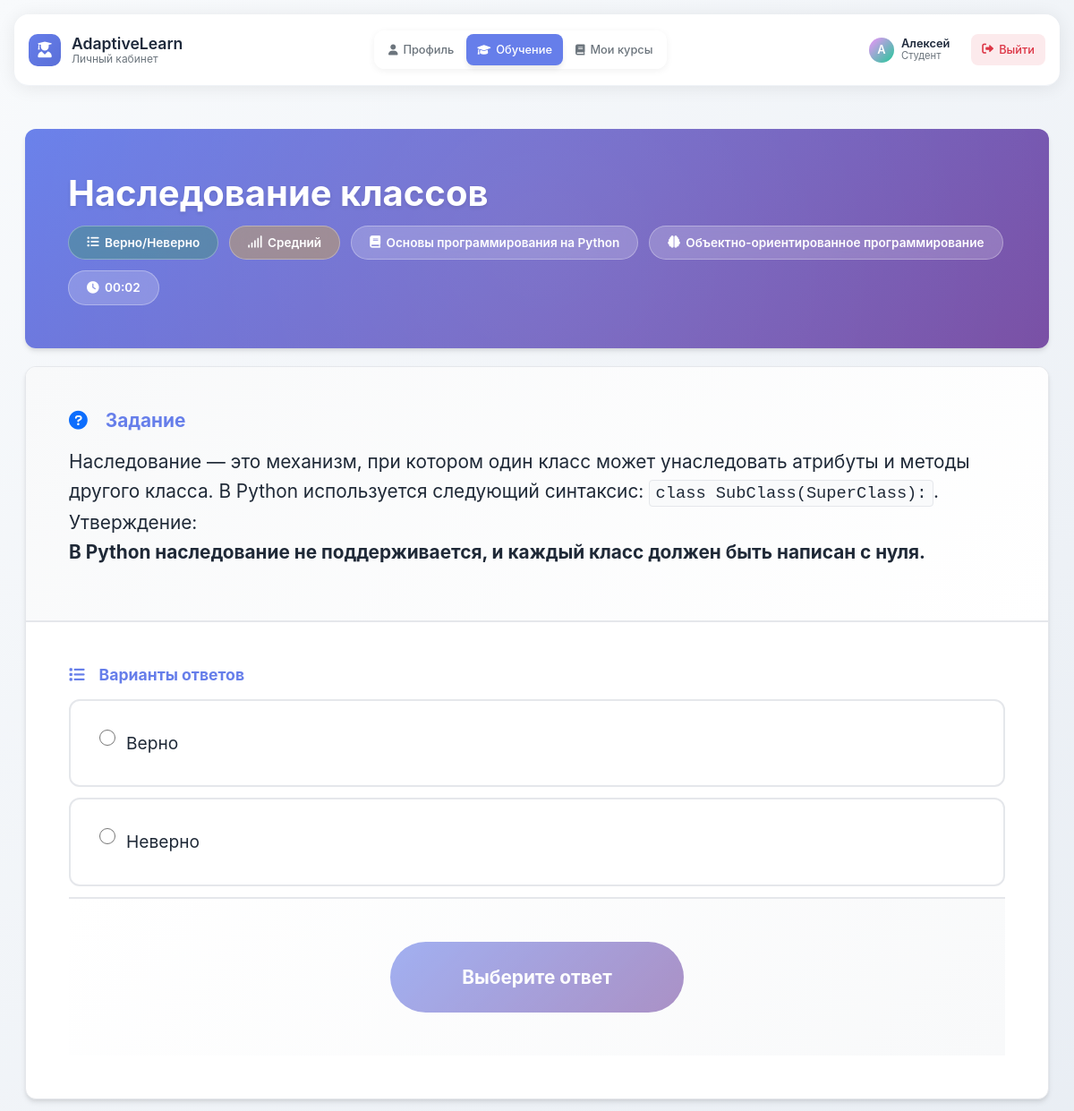
Page /student/learning/ (signed in, upper part) on the earlier database version.
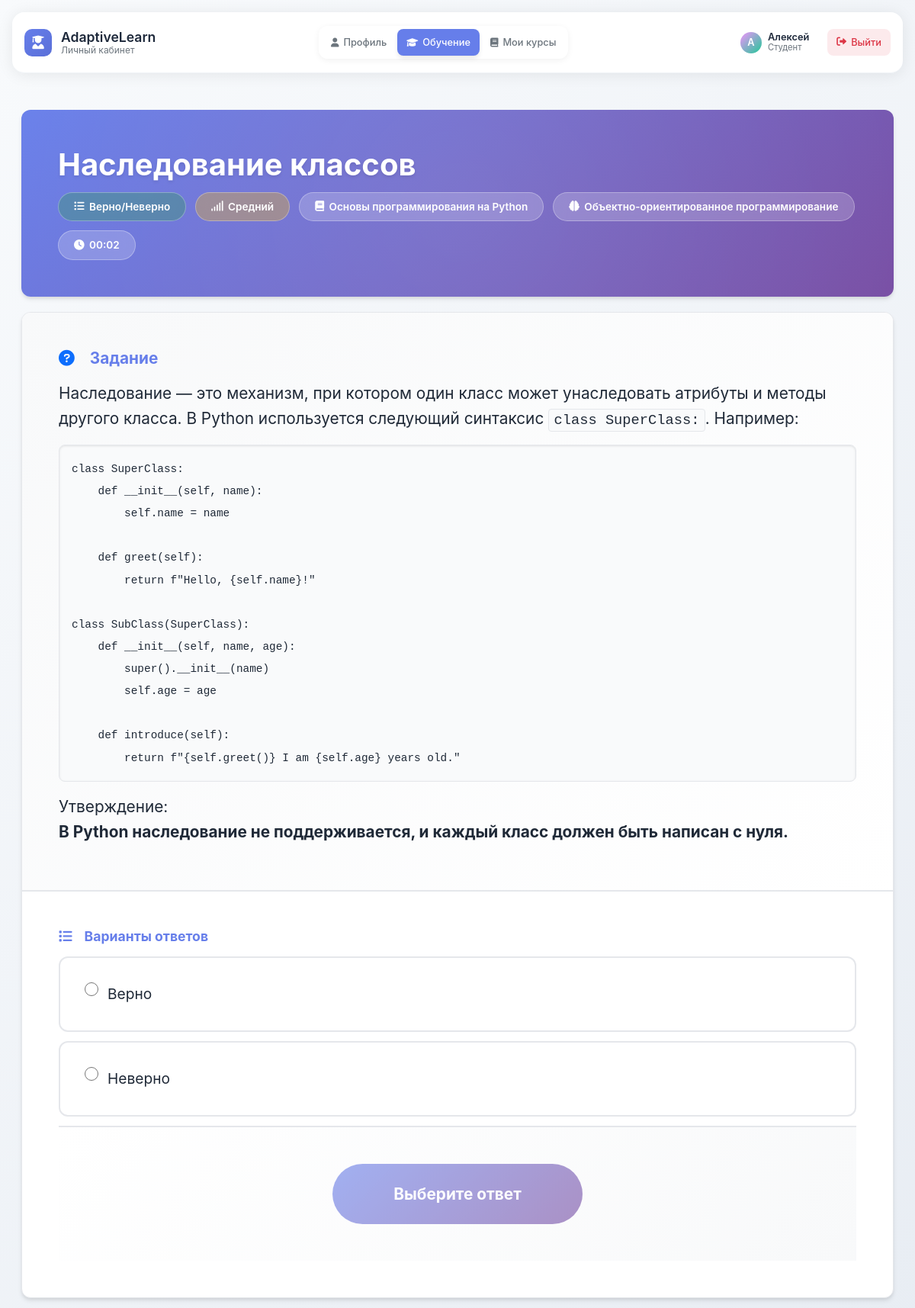
Same page on the later database version.
### methodist/models.py (models this page shows, shortened)
class Task(models.Model):
    title = models.CharField(max_length=255, verbose_name="Название задания")
    task_type = models.CharField(
        max_length=20,
        choices=TaskType.choices,
        default=TaskType.SINGLE_CHOICE,
        verbose_name="Тип задания"
    )
    difficulty = models.CharField(
        max_length=20,
        choices=DifficultyLevel.choices,
        default=DifficultyLevel.BEGINNER,
        verbose_name="Уровень сложности"
    )
    question_text = models.TextField(verbose_name="Формулировка задачи")
    skills = models.ManyToManyField(
        Skill,
        related_name="tasks",
        verbose_name="Связанные навыки"
    )
    courses = models.ManyToManyField(
        Course,
        related_name="tasks",
        verbose_name="Связанные курсы"
    )
    created_at = models.DateTimeField(auto_now_add=True, verbose_name="Дата создания")
    updated_at = models.DateTimeField(auto_now=True, verbose_name="Дата обновления")
    is_active = models.BooleanField(default=True, verbose_name="Активное задание")
    class Meta:
        verbose_name = "Задание"
        verbose_name_plural = "Задания"
        ordering = ["-created_at"]

class TaskAnswer(models.Model):
    task = models.ForeignKey(
        Task,
        on_delete=models.CASCADE,
        related_name="answers",
        verbose_name="Задание"
    )
    text = models.TextField(verbose_name="Текст ответа")
    is_correct = models.BooleanField(default=False, verbose_name="Правильный ответ")
    order = models.IntegerField(default=0, verbose_name="Порядок отображения")
    class Meta:
        verbose_name = "Вариант ответа"
        verbose_name_plural = "Варианты ответов"
        ordering = ["order"]

### student/views.py (the view, shortened to what this page needs)
# urls.py: path('learning/', views.learning_task_view, name='student_learning'),
@login_required
@student_required
def learning_task_view(request, task_id=None):
    try:
        student_profile = request.user.student_profile
    except StudentProfile.DoesNotExist:
        messages.error(request, "Профиль студента не найден.")
        return redirect('student_profile')
    current_recommendation = None
    if task_id:
        from methodist.models import Task
        current_task = get_object_or_404(Task, id=task_id, is_active=True)
        current_recommendation = StudentCurrentRecommendation.objects.filter(
            student=student_profile,
            recommendation__task=current_task
        ).first()
        if not current_recommendation:
            current_recommendation = StudentCurrentRecommendation.objects.filter(
                student=student_profile
            ).first()
        if current_recommendation:
            print(f"📋 Найдена рекомендация для задания {task_id}: ID={current_recommendation.recommendation.id}")
        else:
            print(f"⚠️ Рекомендация для задания {task_id} не найдена")
    else:
        try:
            current_recommendation = StudentCurrentRecommendation.objects.filter(
                student=student_profile
            ).first()
            if current_recommendation:
                current_task = current_recommendation.recommendation.task
        except Exception as e:
            messages.error(request, f"Ошибка при получении рекомендации: {str(e)}")
            return redirect('student_profile')
    if request.method == 'POST':
        return handle_task_submission(request, current_task, student_profile)
    task_answers = current_task.answers.all().order_by('order')
    previous_attempts = TaskAttempt.objects.filter(
        student=student_profile,
        task=current_task
    ).order_by('-completed_at')[:5]  # Последние 5 попыток
    task_skills = current_task.skills.all()
    task_courses = current_task.courses.all()
    prerequisite_skills = []
    dependent_skills = []
    if current_recommendation and current_recommendation.recommendation:
        if current_recommendation.recommendation.prerequisite_skills_snapshot:
            prerequisite_skills_data = current_recommendation.recommendation.prerequisite_skills_snapshot
            print(f"Prerequisites data type: {type(prerequisite_skills_data)}")
            print(f"Prerequisites data: {prerequisite_skills_data}")
            if isinstance(prerequisite_skills_data, list):
                for skill in prerequisite_skills_data:
                    if isinstance(skill, dict):
                        if 'skill_name' in skill:
                            prerequisite_skills.append(skill['skill_name'])
                        elif 'name' in skill:
                            prerequisite_skills.append(skill['name'])
                        else:
                            for key, value in skill.items():
                                if isinstance(value, str) and 'skill' in key.lower():
                                    prerequisite_skills.append(value)
                                    break
                    else:
                        prerequisite_skills.append(str(skill))
            elif isinstance(prerequisite_skills_data, dict):
                for key, value in prerequisite_skills_data.items():
                    if isinstance(value, dict) and 'skill_name' in value:
                        prerequisite_skills.append(value['skill_name'])
                    else:
                        prerequisite_skills.append(key)
        if current_recommendation.recommendation.dependent_skills_snapshot:
            dependent_skills_data = current_recommendation.recommendation.dependent_skills_snapshot
            print(f"Dependent data type: {type(dependent_skills_data)}")
            print(f"Dependent data: {dependent_skills_data}")
            if isinstance(dependent_skills_data, list):
                for skill in dependent_skills_data:
                    if isinstance(skill, dict):
                        if 'skill_name' in skill:
                            dependent_skills.append(skill['skill_name'])
                        elif 'name' in skill:
                            dependent_skills.append(skill['name'])
                        else:
                            for key, value in skill.items():
                                if isinstance(value, str) and 'skill' in key.lower():
                                    dependent_skills.append(value)
                                    break
                    else:
                        dependent_skills.append(str(skill))
            elif isinstance(dependent_skills_data, dict):
                for key, value in dependent_skills_data.items():
                    if isinstance(value, dict) and 'skill_name' in value:
                        dependent_skills.append(value['skill_name'])
                    else:
                        dependent_skills.append(key)
    task_started_at = timezone.now().isoformat()
    context = {
        'current_task': current_task,
        'task_answers': task_answers,
        'previous_attempts': previous_attempts,
        'task_skills': task_skills,
        'task_courses': task_courses,
        'current_recommendation': current_recommendation,
        'student_profile': student_profile,
        'task_started_at': task_started_at,
        'prerequisite_skills': prerequisite_skills,
        'dependent_skills': dependent_skills,
    }
    return render(request, 'student/learning_task.html', context)

### student/templatetags/markdown_filters.py (called while the page is built)
@register.filter(name='markdown_inline')
def markdown_inline_filter(text):
    if not text:
        return ''
    md = markdown.Markdown(
        extensions=[
            'markdown.extensions.nl2br',      # Переводы строк -> <br>
        ]
    )
    html = md.convert(text)
    inline_tags = ['strong', 'b', 'em', 'i', 'u', 'del', 'code', 'a', 'br']
    inline_attributes = {
        'a': ['href', 'title', 'target'],
        'code': ['class'],
    }
    clean_html = bleach.clean(
        html,
        tags=inline_tags,
        attributes=inline_attributes,
        strip=True
    )
    clean_html = clean_html.replace('<code>', '<code class="markdown-code-inline">')
    clean_html = clean_html.replace('<a ', '<a class="markdown-link-inline" ')
    return mark_safe(clean_html)

### student/templates/student/learning_task.html (shortened to what this page needs)
{% extends 'student/base.html' %}
{% load static %}
{% load student_filters %}
{% load markdown_filters %}
{% block extra_css %}
<link rel="stylesheet" href="{% static 'student/css/base.css' %}">
<link rel="stylesheet" href="{% static 'student/css/task.css' %}">
<link rel="stylesheet" href="{% static 'student/css/answers.css' %}">
<link rel="stylesheet" href="{% static 'student/css/sidebar.css' %}">
<link rel="stylesheet" href="{% static 'student/css/responsive.css' %}">
<link rel="stylesheet" href="{% static 'student/css/markdown.css' %}">
{% endblock %}
{% block content %}
<div class="learning-container">
    <div class="task-header">
        <h1 class="task-title">{{ current_task.title }}</h1>
        <div class="task-meta">
            <span class="task-badge type">
                <i class="fas fa-list-ul"></i>
                {{ current_task.get_task_type_display }}
            </span>
            <span class="task-badge difficulty">
                <i class="fas fa-signal"></i>
                {{ current_task.get_difficulty_display }}
            </span>
            {% if task_courses.first %}
            <span class="task-badge">
                <i class="fas fa-book"></i>
                {{ task_courses.first.name }}
            </span>
            {% endif %}
            {% if task_skills.first %}
            <span class="task-badge">
                <i class="fas fa-brain"></i>
                {{ task_skills.first.name }}
            </span>
            {% endif %}
            <span class="task-badge">
                <i class="fas fa-clock"></i>
                <span id="task-timer">00:00</span>
            </span>        </div>
    </div>
    <div class="main-task-section">
        <div class="task-content">
            <div class="task-question">
                <h3><i class="fas fa-question-circle text-primary me-2"></i>Задание</h3>
                <div class="question-text markdown-content">
                    {{ current_task.question_text|markdown }}
                </div>
            </div>
            <form id="task-answer-form" class="task-answers">
                <h4><i class="fas fa-list me-2"></i>Варианты ответов</h4>
                {% for answer in task_answers %}
                <div class="answer-option" data-answer-id="{{ answer.id }}">
                    {% if current_task.task_type == 'multiple' %}
                        <input type="checkbox" name="answer" value="{{ answer.id }}" class="answer-input" id="answer_{{ answer.id }}">
                    {% else %}
                        <input type="radio" name="answer" value="{{ answer.id }}" class="answer-input" id="answer_{{ answer.id }}">
                    {% endif %}                    <label for="answer_{{ answer.id }}" class="answer-text markdown-content">
                        {{ answer.text|markdown_inline }}
                    </label>
                </div>
                {% endfor %}
                <div class="submit-section">
                    <button type="submit" id="submit-answer-btn" class="submit-btn" disabled>
                        Выберите ответ
                    </button>
                </div>            </form>
        </div>
    </div>
</div>
{% endblock %}

Differences in the rows shown:
changed Task "Наследование классов": question_text "…В Python используется следующий синтаксис: class SubClass(SuperClass): . Утверждение: В Python наследование…" → "…В Python используется следующий синтаксис class SuperClass: . Например: class SuperClass: def __init__(self, name): self.name = name def greet(self): return f\"Hello, {self.name}!\" class SubClass(SuperClass): def __init__(self, name, age): super().__init__(name) self.age = age def introduce(self): return f\"{self.greet()} I am {self.age} years old.\" Утверждение: В Python наследование…"
